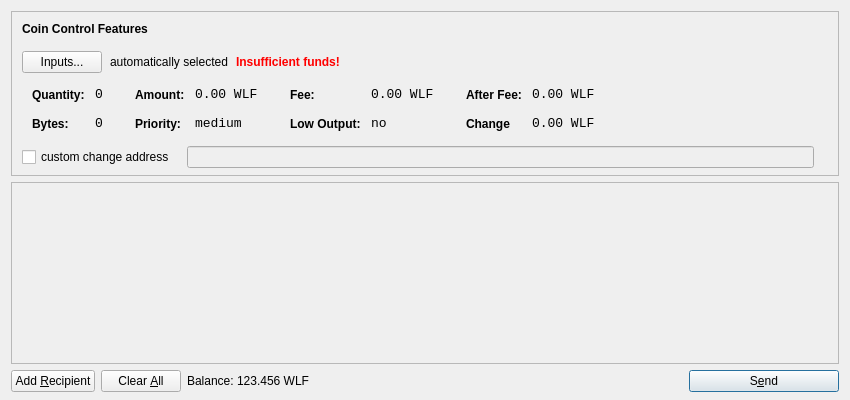
<?xml version="1.0" encoding="UTF-8"?>
<ui version="4.0">
 <class>SendCoinsDialog</class>
 <widget class="QDialog" name="SendCoinsDialog">
  <property name="geometry">
   <rect>
    <x>0</x>
    <y>0</y>
    <width>850</width>
    <height>400</height>
   </rect>
  </property>
  <property name="windowTitle">
   <string>Send Coins</string>
  </property>
  <layout class="QVBoxLayout" name="verticalLayout" stretch="0,1,0">
   <property name="bottomMargin">
    <number>8</number>
   </property>
   <item>
    <widget class="QFrame" name="frameCoinControl">
     <property name="sizePolicy">
      <sizepolicy hsizetype="Expanding" vsizetype="Expanding">
       <horstretch>0</horstretch>
       <verstretch>0</verstretch>
      </sizepolicy>
     </property>
     <property name="maximumSize">
      <size>
       <width>16777215</width>
       <height>16777215</height>
      </size>
     </property>
     <property name="frameShape">
      <enum>QFrame::StyledPanel</enum>
     </property>
     <property name="frameShadow">
      <enum>QFrame::Sunken</enum>
     </property>
     <layout class="QVBoxLayout" name="verticalLayoutCoinControl2">
      <property name="spacing">
       <number>6</number>
      </property>
      <property name="leftMargin">
       <number>0</number>
      </property>
      <property name="topMargin">
       <number>0</number>
      </property>
      <property name="rightMargin">
       <number>0</number>
      </property>
      <property name="bottomMargin">
       <number>6</number>
      </property>
      <item>
       <layout class="QVBoxLayout" name="verticalLayoutCoinControl" stretch="0,0,0,0,1">
        <property name="spacing">
         <number>0</number>
        </property>
        <property name="leftMargin">
         <number>10</number>
        </property>
        <property name="topMargin">
         <number>10</number>
        </property>
        <item>
         <layout class="QHBoxLayout" name="horizontalLayoutCoinControl1">
          <property name="bottomMargin">
           <number>15</number>
          </property>
          <item>
           <widget class="QLabel" name="labelCoinControlFeatures">
            <property name="sizePolicy">
             <sizepolicy hsizetype="Preferred" vsizetype="Maximum">
              <horstretch>0</horstretch>
              <verstretch>0</verstretch>
             </sizepolicy>
            </property>
            <property name="font">
             <font>
              <weight>75</weight>
              <bold>true</bold>
             </font>
            </property>
            <property name="styleSheet">
             <string notr="true">font-weight:bold;</string>
            </property>
            <property name="text">
             <string>Coin Control Features</string>
            </property>
           </widget>
          </item>
         </layout>
        </item>
        <item>
         <layout class="QHBoxLayout" name="horizontalLayoutCoinControl2" stretch="0,0,0,0">
          <property name="spacing">
           <number>8</number>
          </property>
          <property name="bottomMargin">
           <number>10</number>
          </property>
          <item>
           <widget class="QPushButton" name="pushButtonCoinControl">
            <property name="styleSheet">
             <string notr="true"/>
            </property>
            <property name="text">
             <string>Inputs...</string>
            </property>
           </widget>
          </item>
          <item>
           <widget class="QLabel" name="labelCoinControlAutomaticallySelected">
            <property name="text">
             <string>automatically selected</string>
            </property>
            <property name="margin">
             <number>5</number>
            </property>
           </widget>
          </item>
          <item>
           <widget class="QLabel" name="labelCoinControlInsuffFunds">
            <property name="font">
             <font>
              <weight>75</weight>
              <bold>true</bold>
             </font>
            </property>
            <property name="styleSheet">
             <string notr="true">color:red;font-weight:bold;</string>
            </property>
            <property name="text">
             <string>Insufficient funds!</string>
            </property>
            <property name="margin">
             <number>5</number>
            </property>
           </widget>
          </item>
          <item>
           <spacer name="horizontalSpacerCoinControl">
            <property name="orientation">
             <enum>Qt::Horizontal</enum>
            </property>
            <property name="sizeHint" stdset="0">
             <size>
              <width>40</width>
              <height>1</height>
             </size>
            </property>
           </spacer>
          </item>
         </layout>
        </item>
        <item>
         <widget class="QWidget" name="widgetCoinControl" native="true">
          <property name="sizePolicy">
           <sizepolicy hsizetype="Preferred" vsizetype="Preferred">
            <horstretch>0</horstretch>
            <verstretch>0</verstretch>
           </sizepolicy>
          </property>
          <property name="minimumSize">
           <size>
            <width>0</width>
            <height>0</height>
           </size>
          </property>
          <property name="styleSheet">
           <string notr="true"/>
          </property>
          <layout class="QHBoxLayout" name="horizontalLayoutCoinControl5">
           <property name="leftMargin">
            <number>0</number>
           </property>
           <property name="topMargin">
            <number>0</number>
           </property>
           <property name="rightMargin">
            <number>0</number>
           </property>
           <property name="bottomMargin">
            <number>0</number>
           </property>
           <item>
            <layout class="QHBoxLayout" name="horizontalLayoutCoinControl3" stretch="0,0,0,1">
             <property name="spacing">
              <number>20</number>
             </property>
             <property name="topMargin">
              <number>0</number>
             </property>
             <property name="bottomMargin">
              <number>10</number>
             </property>
             <item>
              <layout class="QFormLayout" name="formLayoutCoinControl1">
               <property name="horizontalSpacing">
                <number>10</number>
               </property>
               <property name="verticalSpacing">
                <number>14</number>
               </property>
               <property name="leftMargin">
                <number>10</number>
               </property>
               <property name="topMargin">
                <number>4</number>
               </property>
               <property name="rightMargin">
                <number>6</number>
               </property>
               <item row="0" column="0">
                <widget class="QLabel" name="labelCoinControlQuantityText">
                 <property name="styleSheet">
                  <string notr="true">font-weight:bold;</string>
                 </property>
                 <property name="text">
                  <string>Quantity:</string>
                 </property>
                 <property name="margin">
                  <number>0</number>
                 </property>
                </widget>
               </item>
               <item row="0" column="1">
                <widget class="QLabel" name="labelCoinControlQuantity">
                 <property name="font">
                  <font>
                   <family>Monospace</family>
                   <pointsize>10</pointsize>
                  </font>
                 </property>
                 <property name="cursor">
                  <cursorShape>IBeamCursor</cursorShape>
                 </property>
                 <property name="contextMenuPolicy">
                  <enum>Qt::ActionsContextMenu</enum>
                 </property>
                 <property name="text">
                  <string>0</string>
                 </property>
                 <property name="margin">
                  <number>0</number>
                 </property>
                 <property name="textInteractionFlags">
                  <set>Qt::LinksAccessibleByMouse|Qt::TextSelectableByKeyboard|Qt::TextSelectableByMouse</set>
                 </property>
                </widget>
               </item>
               <item row="1" column="0">
                <widget class="QLabel" name="labelCoinControlBytesText">
                 <property name="styleSheet">
                  <string notr="true">font-weight:bold;</string>
                 </property>
                 <property name="text">
                  <string>Bytes:</string>
                 </property>
                </widget>
               </item>
               <item row="1" column="1">
                <widget class="QLabel" name="labelCoinControlBytes">
                 <property name="font">
                  <font>
                   <family>Monospace</family>
                   <pointsize>10</pointsize>
                  </font>
                 </property>
                 <property name="cursor">
                  <cursorShape>IBeamCursor</cursorShape>
                 </property>
                 <property name="contextMenuPolicy">
                  <enum>Qt::ActionsContextMenu</enum>
                 </property>
                 <property name="text">
                  <string>0</string>
                 </property>
                 <property name="textInteractionFlags">
                  <set>Qt::LinksAccessibleByMouse|Qt::TextSelectableByKeyboard|Qt::TextSelectableByMouse</set>
                 </property>
                </widget>
               </item>
              </layout>
             </item>
             <item>
              <layout class="QFormLayout" name="formLayoutCoinControl2">
               <property name="horizontalSpacing">
                <number>10</number>
               </property>
               <property name="verticalSpacing">
                <number>14</number>
               </property>
               <property name="leftMargin">
                <number>6</number>
               </property>
               <property name="topMargin">
                <number>4</number>
               </property>
               <property name="rightMargin">
                <number>6</number>
               </property>
               <item row="0" column="0">
                <widget class="QLabel" name="labelCoinControlAmountText">
                 <property name="styleSheet">
                  <string notr="true">font-weight:bold;</string>
                 </property>
                 <property name="text">
                  <string>Amount:</string>
                 </property>
                 <property name="margin">
                  <number>0</number>
                 </property>
                </widget>
               </item>
               <item row="0" column="1">
                <widget class="QLabel" name="labelCoinControlAmount">
                 <property name="font">
                  <font>
                   <family>Monospace</family>
                   <pointsize>10</pointsize>
                  </font>
                 </property>
                 <property name="cursor">
                  <cursorShape>IBeamCursor</cursorShape>
                 </property>
                 <property name="contextMenuPolicy">
                  <enum>Qt::ActionsContextMenu</enum>
                 </property>
                 <property name="text">
                  <string>0.00 WLF</string>
                 </property>
                 <property name="textInteractionFlags">
                  <set>Qt::LinksAccessibleByMouse|Qt::TextSelectableByKeyboard|Qt::TextSelectableByMouse</set>
                 </property>
                </widget>
               </item>
               <item row="1" column="0">
                <widget class="QLabel" name="labelCoinControlPriorityText">
                 <property name="styleSheet">
                  <string notr="true">font-weight:bold;</string>
                 </property>
                 <property name="text">
                  <string>Priority:</string>
                 </property>
                </widget>
               </item>
               <item row="1" column="1">
                <widget class="QLabel" name="labelCoinControlPriority">
                 <property name="font">
                  <font>
                   <family>Monospace</family>
                   <pointsize>10</pointsize>
                  </font>
                 </property>
                 <property name="cursor">
                  <cursorShape>IBeamCursor</cursorShape>
                 </property>
                 <property name="contextMenuPolicy">
                  <enum>Qt::ActionsContextMenu</enum>
                 </property>
                 <property name="text">
                  <string>medium</string>
                 </property>
                 <property name="textInteractionFlags">
                  <set>Qt::LinksAccessibleByMouse|Qt::TextSelectableByKeyboard|Qt::TextSelectableByMouse</set>
                 </property>
                </widget>
               </item>
              </layout>
             </item>
             <item>
              <layout class="QFormLayout" name="formLayoutCoinControl3">
               <property name="horizontalSpacing">
                <number>10</number>
               </property>
               <property name="verticalSpacing">
                <number>14</number>
               </property>
               <property name="leftMargin">
                <number>6</number>
               </property>
               <property name="topMargin">
                <number>4</number>
               </property>
               <property name="rightMargin">
                <number>6</number>
               </property>
               <item row="0" column="0">
                <widget class="QLabel" name="labelCoinControlFeeText">
                 <property name="styleSheet">
                  <string notr="true">font-weight:bold;</string>
                 </property>
                 <property name="text">
                  <string>Fee:</string>
                 </property>
                 <property name="margin">
                  <number>0</number>
                 </property>
                </widget>
               </item>
               <item row="0" column="1">
                <widget class="QLabel" name="labelCoinControlFee">
                 <property name="font">
                  <font>
                   <family>Monospace</family>
                   <pointsize>10</pointsize>
                  </font>
                 </property>
                 <property name="cursor">
                  <cursorShape>IBeamCursor</cursorShape>
                 </property>
                 <property name="contextMenuPolicy">
                  <enum>Qt::ActionsContextMenu</enum>
                 </property>
                 <property name="text">
                  <string>0.00 WLF</string>
                 </property>
                 <property name="textInteractionFlags">
                  <set>Qt::LinksAccessibleByMouse|Qt::TextSelectableByKeyboard|Qt::TextSelectableByMouse</set>
                 </property>
                </widget>
               </item>
               <item row="1" column="0">
                <widget class="QLabel" name="labelCoinControlLowOutputText">
                 <property name="styleSheet">
                  <string notr="true">font-weight:bold;</string>
                 </property>
                 <property name="text">
                  <string>Low Output:</string>
                 </property>
                </widget>
               </item>
               <item row="1" column="1">
                <widget class="QLabel" name="labelCoinControlLowOutput">
                 <property name="font">
                  <font>
                   <family>Monospace</family>
                   <pointsize>10</pointsize>
                  </font>
                 </property>
                 <property name="cursor">
                  <cursorShape>IBeamCursor</cursorShape>
                 </property>
                 <property name="contextMenuPolicy">
                  <enum>Qt::ActionsContextMenu</enum>
                 </property>
                 <property name="text">
                  <string>no</string>
                 </property>
                 <property name="textInteractionFlags">
                  <set>Qt::LinksAccessibleByMouse|Qt::TextSelectableByKeyboard|Qt::TextSelectableByMouse</set>
                 </property>
                </widget>
               </item>
              </layout>
             </item>
             <item>
              <layout class="QFormLayout" name="formLayoutCoinControl4">
               <property name="horizontalSpacing">
                <number>10</number>
               </property>
               <property name="verticalSpacing">
                <number>14</number>
               </property>
               <property name="leftMargin">
                <number>6</number>
               </property>
               <property name="topMargin">
                <number>4</number>
               </property>
               <property name="rightMargin">
                <number>6</number>
               </property>
               <item row="0" column="0">
                <widget class="QLabel" name="labelCoinControlAfterFeeText">
                 <property name="styleSheet">
                  <string notr="true">font-weight:bold;</string>
                 </property>
                 <property name="text">
                  <string>After Fee:</string>
                 </property>
                 <property name="margin">
                  <number>0</number>
                 </property>
                </widget>
               </item>
               <item row="0" column="1">
                <widget class="QLabel" name="labelCoinControlAfterFee">
                 <property name="font">
                  <font>
                   <family>Monospace</family>
                   <pointsize>10</pointsize>
                  </font>
                 </property>
                 <property name="cursor">
                  <cursorShape>IBeamCursor</cursorShape>
                 </property>
                 <property name="contextMenuPolicy">
                  <enum>Qt::ActionsContextMenu</enum>
                 </property>
                 <property name="text">
                  <string>0.00 WLF</string>
                 </property>
                 <property name="textInteractionFlags">
                  <set>Qt::LinksAccessibleByMouse|Qt::TextSelectableByKeyboard|Qt::TextSelectableByMouse</set>
                 </property>
                </widget>
               </item>
               <item row="1" column="0">
                <widget class="QLabel" name="labelCoinControlChangeText">
                 <property name="styleSheet">
                  <string notr="true">font-weight:bold;</string>
                 </property>
                 <property name="text">
                  <string>Change</string>
                 </property>
                </widget>
               </item>
               <item row="1" column="1">
                <widget class="QLabel" name="labelCoinControlChange">
                 <property name="font">
                  <font>
                   <family>Monospace</family>
                   <pointsize>10</pointsize>
                  </font>
                 </property>
                 <property name="cursor">
                  <cursorShape>IBeamCursor</cursorShape>
                 </property>
                 <property name="contextMenuPolicy">
                  <enum>Qt::ActionsContextMenu</enum>
                 </property>
                 <property name="text">
                  <string>0.00 WLF</string>
                 </property>
                 <property name="textInteractionFlags">
                  <set>Qt::LinksAccessibleByMouse|Qt::TextSelectableByKeyboard|Qt::TextSelectableByMouse</set>
                 </property>
                </widget>
               </item>
              </layout>
             </item>
            </layout>
           </item>
          </layout>
         </widget>
        </item>
        <item>
         <layout class="QHBoxLayout" name="horizontalLayoutCoinControl4" stretch="0,0,0">
          <property name="spacing">
           <number>12</number>
          </property>
          <property name="sizeConstraint">
           <enum>QLayout::SetDefaultConstraint</enum>
          </property>
          <property name="topMargin">
           <number>5</number>
          </property>
          <property name="rightMargin">
           <number>5</number>
          </property>
          <item>
           <widget class="QCheckBox" name="checkBoxCoinControlChange">
            <property name="text">
             <string>custom change address</string>
            </property>
           </widget>
          </item>
          <item>
           <widget class="QLineEdit" name="lineEditCoinControlChange">
            <property name="enabled">
             <bool>false</bool>
            </property>
            <property name="sizePolicy">
             <sizepolicy hsizetype="Expanding" vsizetype="Fixed">
              <horstretch>0</horstretch>
              <verstretch>0</verstretch>
             </sizepolicy>
            </property>
           </widget>
          </item>
          <item>
           <widget class="QLabel" name="labelCoinControlChangeLabel">
            <property name="sizePolicy">
             <sizepolicy hsizetype="Preferred" vsizetype="Expanding">
              <horstretch>0</horstretch>
              <verstretch>0</verstretch>
             </sizepolicy>
            </property>
            <property name="minimumSize">
             <size>
              <width>0</width>
              <height>0</height>
             </size>
            </property>
            <property name="text">
             <string/>
            </property>
            <property name="margin">
             <number>3</number>
            </property>
           </widget>
          </item>
         </layout>
        </item>
        <item>
         <spacer name="verticalSpacerCoinControl">
          <property name="orientation">
           <enum>Qt::Vertical</enum>
          </property>
          <property name="sizeHint" stdset="0">
           <size>
            <width>800</width>
            <height>1</height>
           </size>
          </property>
         </spacer>
        </item>
       </layout>
      </item>
     </layout>
    </widget>
   </item>
   <item>
    <widget class="QScrollArea" name="scrollArea">
     <property name="widgetResizable">
      <bool>true</bool>
     </property>
     <widget class="QWidget" name="scrollAreaWidgetContents">
      <property name="geometry">
       <rect>
        <x>0</x>
        <y>0</y>
        <width>828</width>
        <height>162</height>
       </rect>
      </property>
      <layout class="QVBoxLayout" name="verticalLayout_2">
       <property name="leftMargin">
        <number>0</number>
       </property>
       <property name="topMargin">
        <number>0</number>
       </property>
       <property name="rightMargin">
        <number>0</number>
       </property>
       <property name="bottomMargin">
        <number>0</number>
       </property>
       <item>
        <layout class="QVBoxLayout" name="entries">
         <property name="spacing">
          <number>6</number>
         </property>
        </layout>
       </item>
       <item>
        <spacer name="verticalSpacer">
         <property name="orientation">
          <enum>Qt::Vertical</enum>
         </property>
         <property name="sizeHint" stdset="0">
          <size>
           <width>20</width>
           <height>40</height>
          </size>
         </property>
        </spacer>
       </item>
      </layout>
     </widget>
    </widget>
   </item>
   <item>
    <layout class="QHBoxLayout" name="horizontalLayout">
     <item>
      <widget class="QPushButton" name="addButton">
       <property name="toolTip">
        <string>Send to multiple recipients at once</string>
       </property>
       <property name="text">
        <string>Add &amp;Recipient</string>
       </property>
       <property name="icon">
        <iconset resource="../bitcoin.qrc">
         <normaloff>:/icons/add</normaloff>:/icons/add</iconset>
       </property>
       <property name="autoDefault">
        <bool>false</bool>
       </property>
      </widget>
     </item>
     <item>
      <widget class="QPushButton" name="clearButton">
       <property name="sizePolicy">
        <sizepolicy hsizetype="Minimum" vsizetype="Fixed">
         <horstretch>0</horstretch>
         <verstretch>0</verstretch>
        </sizepolicy>
       </property>
       <property name="toolTip">
        <string>Remove all transaction fields</string>
       </property>
       <property name="text">
        <string>Clear &amp;All</string>
       </property>
       <property name="icon">
        <iconset resource="../bitcoin.qrc">
         <normaloff>:/icons/remove</normaloff>:/icons/remove</iconset>
       </property>
       <property name="autoRepeatDelay">
        <number>300</number>
       </property>
       <property name="autoDefault">
        <bool>false</bool>
       </property>
      </widget>
     </item>
     <item>
      <layout class="QHBoxLayout" name="horizontalLayout_2">
       <property name="spacing">
        <number>3</number>
       </property>
       <item>
        <widget class="QLabel" name="label">
         <property name="sizePolicy">
          <sizepolicy hsizetype="Preferred" vsizetype="Fixed">
           <horstretch>0</horstretch>
           <verstretch>0</verstretch>
          </sizepolicy>
         </property>
         <property name="text">
          <string>Balance:</string>
         </property>
        </widget>
       </item>
       <item>
        <widget class="QLabel" name="labelBalance">
         <property name="sizePolicy">
          <sizepolicy hsizetype="Preferred" vsizetype="Fixed">
           <horstretch>0</horstretch>
           <verstretch>0</verstretch>
          </sizepolicy>
         </property>
         <property name="cursor">
          <cursorShape>IBeamCursor</cursorShape>
         </property>
         <property name="text">
          <string>123.456 WLF</string>
         </property>
         <property name="textInteractionFlags">
          <set>Qt::LinksAccessibleByMouse|Qt::TextSelectableByKeyboard|Qt::TextSelectableByMouse</set>
         </property>
        </widget>
       </item>
      </layout>
     </item>
     <item>
      <spacer name="horizontalSpacer">
       <property name="orientation">
        <enum>Qt::Horizontal</enum>
       </property>
       <property name="sizeHint" stdset="0">
        <size>
         <width>40</width>
         <height>20</height>
        </size>
       </property>
      </spacer>
     </item>
     <item>
      <widget class="QPushButton" name="sendButton">
       <property name="minimumSize">
        <size>
         <width>150</width>
         <height>0</height>
        </size>
       </property>
       <property name="toolTip">
        <string>Confirm the send action</string>
       </property>
       <property name="text">
        <string>S&amp;end</string>
       </property>
       <property name="icon">
        <iconset resource="../bitcoin.qrc">
         <normaloff>:/icons/send</normaloff>:/icons/send</iconset>
       </property>
       <property name="default">
        <bool>true</bool>
       </property>
      </widget>
     </item>
    </layout>
   </item>
  </layout>
 </widget>
 <resources>
  <include location="../bitcoin.qrc"/>
 </resources>
 <connections/>
</ui>
